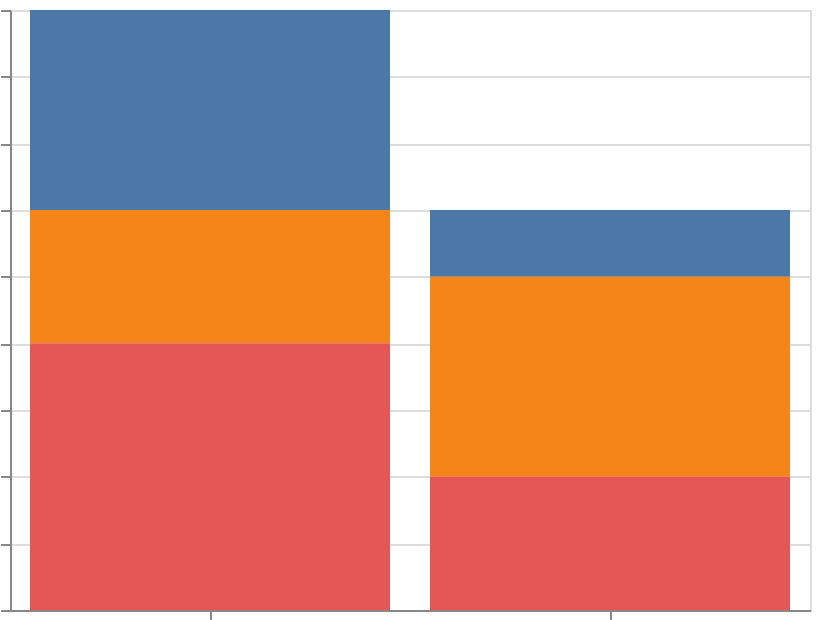

Vega-Lite specification stored for this chart:
### Vega-Lite specification from a JSON file in a GitHub repository (floating-point values rounded to 4 significant figures)
{"$schema": "https://vega.github.io/schema/vega-lite/v6.json", "width": 400, "height": 300, "padding": 5, "autosize": "none", "data": {"name": "table", "values": [{"cat": "A", "group": "X", "val": 3}, {"cat": "A", "group": "Y", "val": 2}, {"cat": "A", "group": "Z", "val": 4}, {"cat": "B", "group": "X", "val": 1}, {"cat": "B", "group": "Y", "val": 3}, {"cat": "B", "group": "Z", "val": 2}]}, "mark": "bar", "encoding": {"x": {"field": "cat", "type": "nominal"}, "y": {"field": "val", "type": "quantitative"}, "color": {"field": "group", "type": "nominal"}}}
